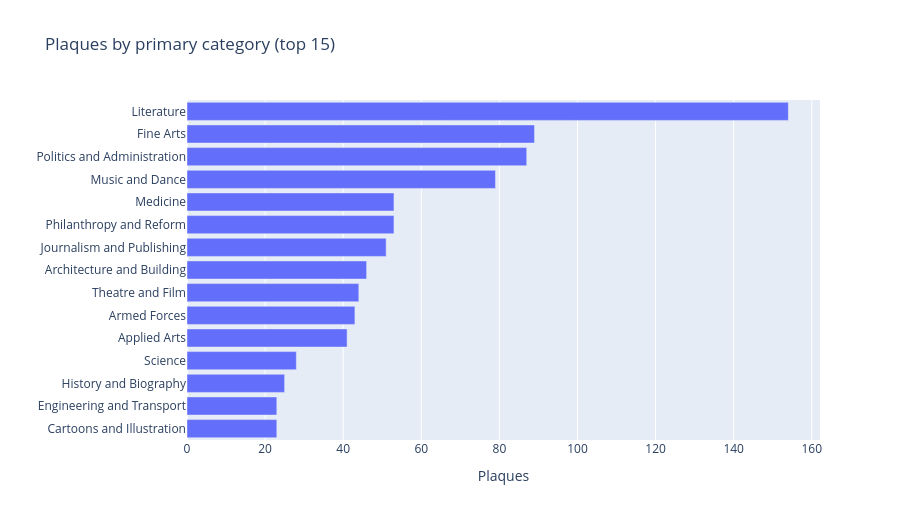

Notebook cell for this chart:
### Markdown cell above
## Who gets remembered: the professions of the dead

### Code cell
cat = df["category_main"].value_counts().head(15).sort_values()
fig_cat = px.bar(x=cat.values, y=cat.index, orientation="h",
                 labels={"x": "Plaques", "y": ""}, height=520,
                 title="Plaques by primary category (top 15)")
fig_cat.show()

### Figure 1 — Plotly figure (JSON) as saved in the notebook; plotly's stock layout.template omitted (floating-point values rounded to 4 significant figures)
{"data": [{"hovertemplate": "Plaques=%{x}<br>=%{y}<extra></extra>", "legendgroup": "", "marker": {"color": "#636efa", "pattern": {"shape": ""}}, "name": "", "orientation": "h", "showlegend": false, "textposition": "auto", "type": "bar", "x": [23, 23, 25, 28, 41, 43, 44, 46, 51, 53, 53, 79, 87, 89, 154], "xaxis": "x", "y": ["Cartoons and Illustration", "Engineering and Transport", "History and Biography", "Science", "Applied Arts", "Armed Forces", "Theatre and Film", "Architecture and Building", "Journalism and Publishing", "Philanthropy and Reform", "Medicine", "Music and Dance", "Politics and Administration", "Fine Arts", "Literature"], "yaxis": "y"}], "layout": {"barmode": "relative", "height": 520, "legend": {"tracegroupgap": 0}, "title": {"text": "Plaques by primary category (top 15)"}, "xaxis": {"anchor": "y", "domain": [0.0, 1.0], "title": {"text": "Plaques"}}, "yaxis": {"anchor": "x", "domain": [0.0, 1.0], "title": {"text": ""}}}}
